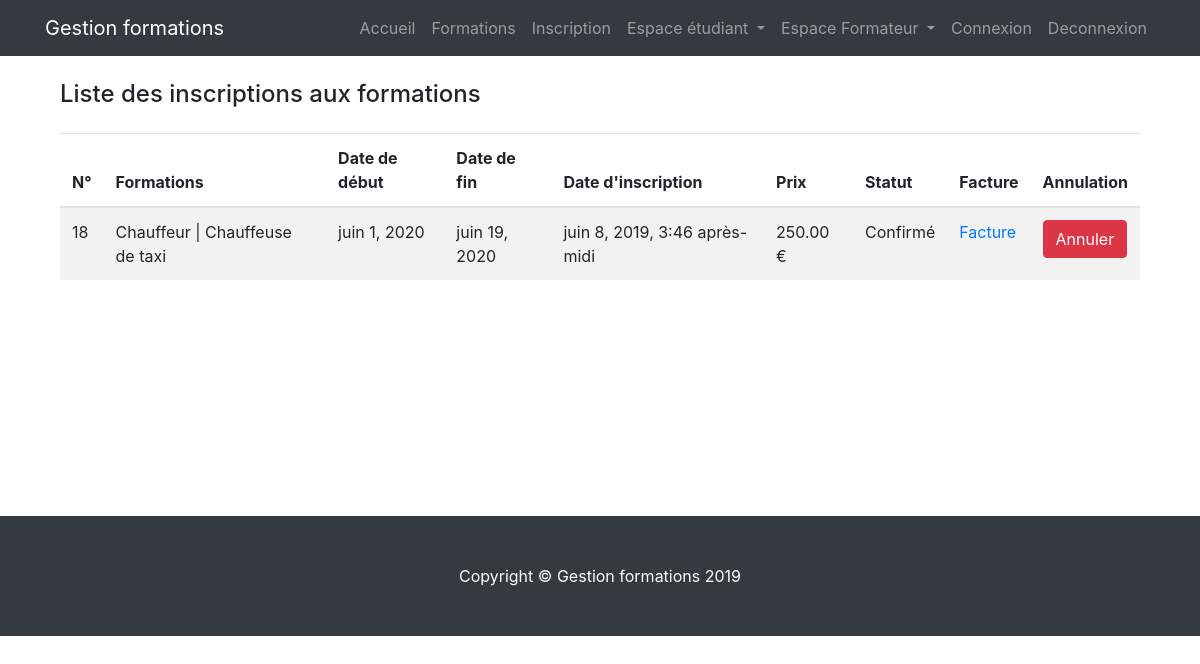
Screenshot of /training/my_training/ (signed in) with the database file from the repository.
### booking/models.py (models this page shows, shortened)
class RegistrationSession(models.Model):
    session=models.ForeignKey(Session,verbose_name='Session',on_delete=models.CASCADE)
    student=models.ForeignKey(Profile,verbose_name='Etudiant',on_delete=models.CASCADE,limit_choices_to={'user_type': 1})
    date_of_registration=models.DateTimeField(verbose_name="Date d' inscription",auto_now=True,null=True)
    STATUS = (
            (1, 'En Attente'),
            (2, 'Confirmé'),
            (3, 'Annulé'),
        )
    status = models.PositiveSmallIntegerField(verbose_name='Statut',choices=STATUS,default=1)
    class Meta:
        verbose_name="Inscription à une session"
        verbose_name_plural='Inscription aux sessions'
    """
    Méthode qui permet de savoir le nombre de place déja réservée pour une session determinée.
    """
    """
    Méthode qui permet de voir le nombre de place disponible
    pour une session de formation transmise en paramètre.

    """

### training/models.py (models this page shows, shortened)
class Session(models.Model):
    date_of_begin=models.DateField(verbose_name='Date de début',null=True)
    date_of_finish=models.DateField(verbose_name='Date de fin',null=True)
    seats_max=models.IntegerField(verbose_name='Nombre de places',null=True)
    training = models.ForeignKey(Training, on_delete=models.CASCADE)
    teacher = models.ForeignKey(Profile, on_delete=models.CASCADE, verbose_name='Formateur',
                                limit_choices_to={'user_type': 2},default=2)
    full=models.BooleanField(verbose_name='Complet',default=False)
    class Meta:
        verbose_name='Session'
        verbose_name_plural = 'Sessions'

class Training(models.Model):
    name=models.CharField(verbose_name='Nom de la formation', max_length=150)
    description=models.TextField(verbose_name='Description')
    price=models.DecimalField(verbose_name='Prix',max_digits=6,decimal_places=2)
    category=models.ForeignKey(Category,on_delete=models.CASCADE, verbose_name='Catégorie')
    number_hours=models.IntegerField(verbose_name='Nombre d''heures')
    image_training = models.ImageField(verbose_name='Image Formation',upload_to='training', blank=True)
    image_thumbnail = ImageSpecField(source='image_training',
                                      processors=[ResizeToFill(700, 400)],
                                      format='JPEG',
                                      options={'quality': 99})
    image_detail_thumbnail = ImageSpecField(source='image_training',
                                     processors=[ResizeToFill(900, 400)],
                                     format='JPEG',
                                     options={'quality': 99})
    class Meta:
        verbose_name='Formation'
        verbose_name_plural = 'Formations'

### training/views.py (the view)
# urls.py: path('my_training/',views.my_training,name='my_training'),
def my_training(request):
    current_user=request.user.profile
    booking_user=RegistrationSession.objects.filter(student=current_user).exclude(status=3)
    return render(request,'training/my_training.html',{'booking_user':booking_user})

### training/templates/training/my_training.html (shortened to what this page needs)
{% extends 'base.html' %}
{% load crispy_forms_tags %}
{% block content %}
<div class="container">
    <div class="row">
        <div class="col-sm-12">
            <h4 class="my-4">Liste des inscriptions aux formations</h4>
            {% if not booking_user %}
                <p>Vous n'avez pas d'inscription ! </p>
            {% else %}
                <table class="table table-striped">
                      <thead>
                        <tr>
                          <th scope="col">N°</th>
                          <th scope="col">Formations</th>
                          <th scope="col">Date de début</th>
                          <th scope="col">Date de fin</th>
                          <th scope="col">Date d'inscription</th>
                          <th scope="col">Prix</th>
                          <th scope="col">Statut</th>
                          <th scope="col">Facture</th>
                          <th scope="col">Annulation</th>
                        </tr>
                      </thead>
                      <tbody>
                            {% for booking in booking_user  %}
                                <tr>
                                    <form class="update_status" method="POST" action="{% url 'training:update_registration' id_registration=booking.pk %}">
                                        <td>{{booking.id}}</td>
                                        <td>{{booking.session.training.name}}</td>
                                        <td>{{booking.session.date_of_begin}}</td>
                                        <td>{{booking.session.date_of_finish}}</td>
                                        <td>{{booking.date_of_registration}}</td>
                                        <td>{{booking.session.training.price}} €</td>
                                        <td>{{booking.get_status_display}}</td>
                                        <td><a href="{% url 'billing:print_invoice' id_session=booking.session.pk %}">Facture</a></td>
                                        <td><input type="submit" class="btn btn-danger" value="Annuler"></td>
                                    </form>
                                </tr>
                            {% endfor%}
                      </tbody>
                </table>
            {% endif %}
        </div>
    </div>
</div>
{% endblock content %}

### static/css/index.css (style rules this page uses)
body { padding-top: 56px; }

### training/templates/training/my_training.html (style rules this page uses)
.row { min-height:460px; }

### rows the page displays
RegistrationSession: id "18", session.training.name "Chauffeur | Chauffeuse de taxi", session.date_of_begin "juin 1, 2020", session.date_of_finish "juin 19, 2020", date_of_registration "juin 8, 2019, 3:46 après-midi", session.training.price "250.00", status "Confirmé"
